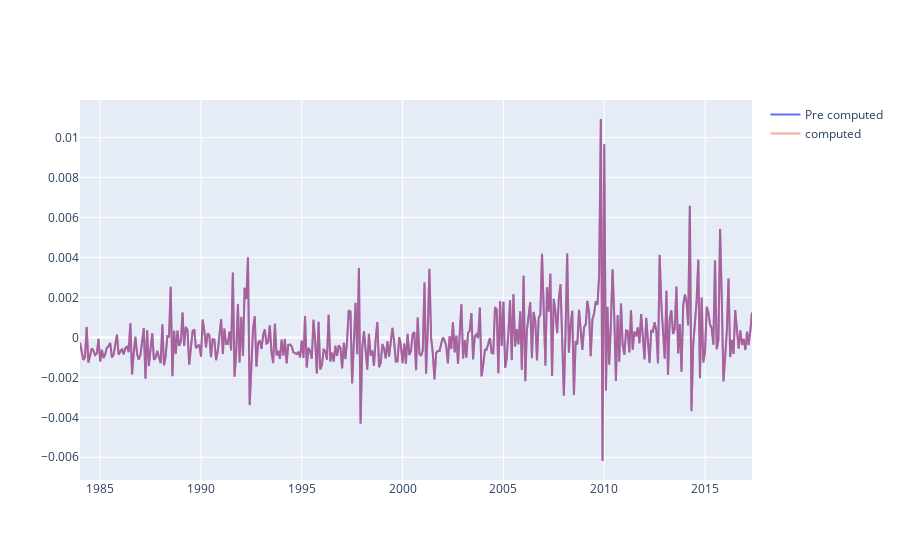

Notebook code cell kept with this figure:
### Markdown cell above
# Comparing the results of AR(1) models : innovations

### Code cell
fig = go.Figure()
fig.add_trace(go.Scatter(x= wsj['Date'], y = wsj['wsj_AR1_Innovation'].dropna(), mode="lines", name = 'Pre computed'))
fig.add_trace(go.Scatter(x= wsj['Date'], y = wsj['wsj'].iloc[1:] - forecast.predicted_mean, mode="lines", name = 'computed', opacity = 0.5))

### Figure 1 — Plotly figure (JSON) as saved in the notebook; plotly's stock layout.template omitted (floating-point values rounded to 4 significant figures; data arrays with more than 128 entries replaced by an {"elided": "..."} marker saying what was removed)
{"data": [{"mode": "lines", "name": "Pre computed", "type": "scatter", "x": {"elided": "402 str values"}, "y": {"elided": "401 float values"}}, {"mode": "lines", "name": "computed", "opacity": 0.5, "type": "scatter", "x": {"elided": "402 str values"}, "y": {"elided": "401 float values"}}], "layout": {}}
